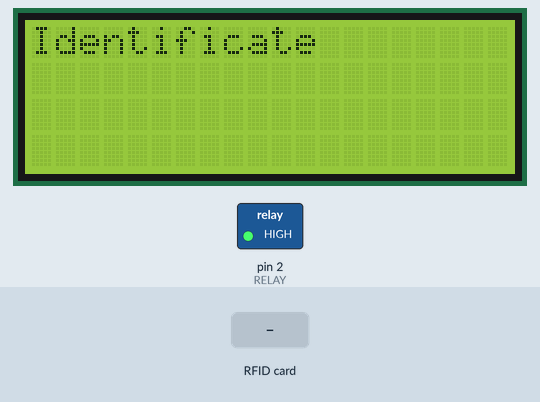
Simulated run of this sketch. Board: Arduino Uno, built with avr-gcc and run on an emulated ATmega328P. On the bench: 20×4 character LCD, switched loads named in the sketch (green lamp = pin HIGH). The test bench sets the inputs (shaded band). Pins used as bus, display or sensor lines are not drawn.

Above: at 1.3 s.
1.4 s: RFID card D5 E0 53 63 held to the reader
At 3.6 s:
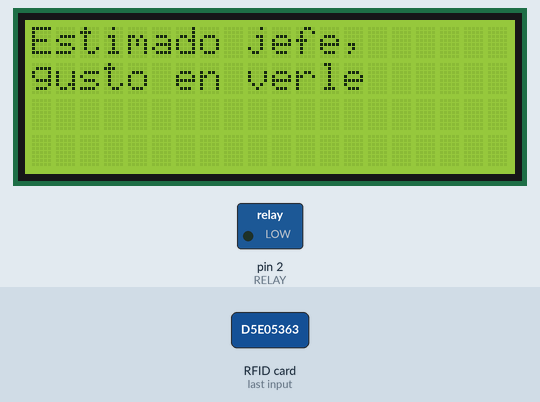
3.9 s: RFID card 19 32 E1 2A held to the reader
At 6.1 s:
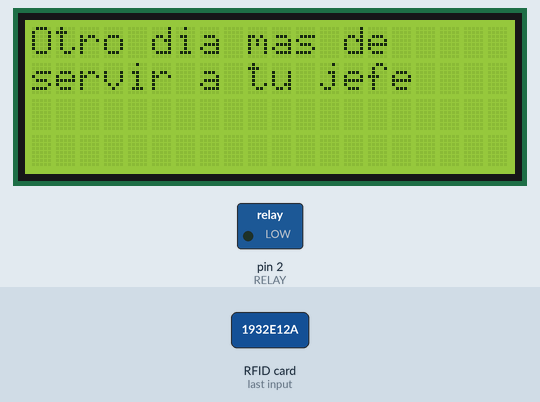
6.9 s: RFID card B1 BA 0C FD held to the reader
At 9.5 s:
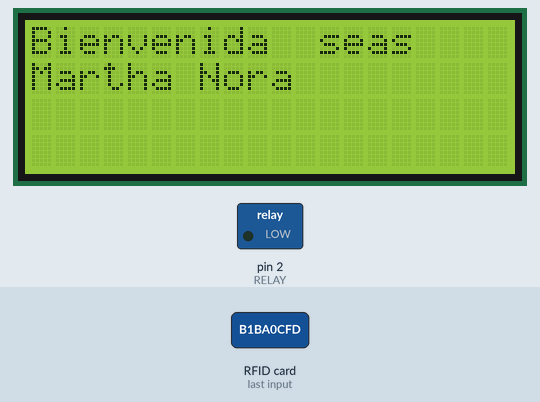
9.9 s: RFID card 5E 7A 19 C4 held to the reader
At 11.6 s:
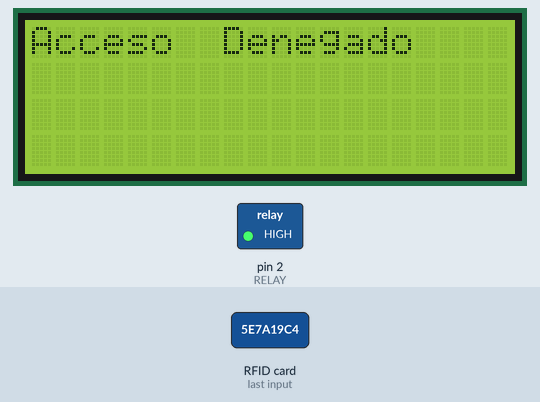
Timing chart, 0 to 13.1 s (numbered marks = the images above; inputs shaded):
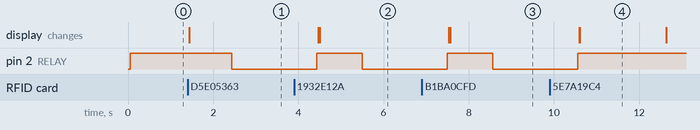

The sketch:

DetecciondeobjetosconTAGS.ino
```cpp
int RELAY = 2;                                  //Definimos que el relay se encuentra en el pin digital 2

#include <SPI.h>                              //Este es el protocolo para la transferencia de datos entre los periféricos (SPI)
#include <MFRC522.h>                         //Dicha librería es propia de nuestro módulo RFID-RC522 (modelo MFRC522)

//LCD config
#include <Wire.h>                         //La utilizamos para comunicar la placa con serial data (SDA) y reloj serie (SCL)
#include <LiquidCrystal_I2C.h>           //Esta es la librería para usar la pantalla LCD con el módulo i2c
LiquidCrystal_I2C lcd(0x27,20,4);       //La dirección de nuestra pantalla

#define RST_PIN  9                    //Pin 9 para resetar nuestra tarjeta RFID-RC522
#define SS_PIN  10                   //Pin 10 para el intercambio de datos seriales (SDA)
MFRC522 mfrc522(SS_PIN, RST_PIN);   //Crea a la tarjeta RFID-RC522 como un nuevo objeto

//Variables boleanas inicializadas
boolean first_read=false;
boolean normal_mode=true;


void setup() {
  SPI.begin();                                                //Inicializa el bus de datos SPI
  mfrc522.PCD_Init();                                        //inicializa la tarjeta MFRC522
  pinMode(RELAY, OUTPUT);                                   //Fija el RELAY como una salida
  digitalWrite(RELAY, HIGH);                               //Inicializa el RELAY en alto, para que nuestra chapa este abierta
  Serial.begin(9600);                                     //Inicializa la comunicación serial

  //Config de la pantalla LCD
  lcd.init();                                          //Inicialización
  lcd.backlight();                                    //Trabajaremos con la luz encendida
  lcd.setCursor(0,0);                                //Nos ubica en el primer fila y primer columna
  lcd.print("Identificate");                        //Así podeos desplegar cualquier texto que se encuentre entre las comillas (de 16 dígitos por fila)
}

byte ActualUID[4];                               //Aquí se guarda la dirección cada que lee una nueva

byte USER1[4]= {0xD5, 0xE0, 0x53, 0x63} ;      //Aquí se introduce la dirección en hexadecimal de nuestro primer TAG (usuario 1)
byte USER2[4]= {0x19, 0x32, 0xE1, 0x2A} ;     //Se repite el paso para el segundo usuario
byte USER3[4]= {0xB1, 0xBA, 0x0C, 0xFD} ;    //No confundir con la dirección en decimal
//byte USER4[4]= {0x00, 0x00, 0x00, 0x00} ; //Dirección vacía en caso de requerir de otro usuario


void loop() {

  if(normal_mode)
 {

    if ( mfrc522.PICC_IsNewCardPresent())                                              //Verifica si hay una nueva dirección (TAG) frente a la tarjeta
          {

              if ( mfrc522.PICC_ReadCardSerial())                                   //Selecciona el TAG encontrado
              {

                    for (byte i = 0; i < mfrc522.uid.size; i++) {                //Almacenamos la dirección del TAG (4 bytes) con un ciclo for
                      ActualUID[i]=mfrc522.uid.uidByte[i];
                    }

                                                                             //Aqui es donde se ejecutan las acciones según el resultado de la comparación
                            if(!first_read)
                            {                                              //de los TAGS registrados, con el TAG encontrado

//A continuación veremos las acciones a realizar si la dirección del TAG encontrado coincide con la dirección del TAG del usuario 1

                                    if(compareArray(ActualUID,USER1))                 //Aquí se hace la comparación
                                    {
                                        lcd.setCursor(0,0);                         //Impresión en pantalla
                                        lcd.print("Estimado jefe,");
                                        lcd.setCursor(0,1);
                                        lcd.print("gusto en verle");
                                        delay(1000);
                                        digitalWrite(RELAY, LOW);              //Se manda el relay a 0 (al ser lógica invertida le llegan 12V)
                                        delay(2000);                          //Se mantiene así por 2 segundos (se retrae la chapa)
                                        digitalWrite(RELAY,HIGH);            //Vuelve a 1 (alto) donde la chapa vuelve a cerrarse
                                        lcd.setCursor(0,0);
                                        lcd.print("                ");     //Limpiamos pantalla
                                        lcd.setCursor(0,1);
                                        lcd.print("                ");   //Limpiamos pantalla
                                    }


//El siguiente caso es para el usuario 2, donde se repite lo mismo con una ligera variación con lo desplegado en pantalla solo para variar

                                    else if(compareArray(ActualUID,USER2))
                                    {
                                        lcd.setCursor(0,0);
                                        lcd.print("Otro dia mas de ");
                                        lcd.setCursor(0,1);
                                        lcd.print("servir a tu jefe");
                                        delay(1000);
                                        digitalWrite(RELAY, LOW);
                                        delay(2000);
                                        digitalWrite(RELAY,HIGH);
                                        lcd.setCursor(0,0);
                                        lcd.print("                ");
                                        lcd.setCursor(0,1);
                                        lcd.print("                ");
                                    }


//Se repite el proceso para el usuario 3

                                    else if(compareArray(ActualUID,USER3))
                                    {
                                        lcd.setCursor(0,0);
                                        lcd.print("Bienvenida  seas");
                                        lcd.setCursor(0,1);
                                        lcd.print("Martha Nora");
                                        delay(1000);
                                        digitalWrite(RELAY, LOW);
                                        delay(2000);
                                        digitalWrite(RELAY,HIGH);
                                        lcd.setCursor(0,0);
                                        lcd.print("                ");
                                        lcd.setCursor(0,1);
                                        lcd.print("                ");

                                    }

//De no encontrar una coincidencia con los TAGS registrados, despliega un mensaje, no abre la chapa y limpia pantalla

                                    else
                                    {
                                        lcd.setCursor(0,0);
                                        lcd.print("Acceso  Denegado");
                                        delay(2000);
                                        lcd.setCursor(0,0);
                                        lcd.print("                ");
                                        lcd.setCursor(0,1);
                                        lcd.print("                ");
                                      }
                               }

                            mfrc522.PICC_HaltA(); // Terminamos la lectura de la tarjeta actual
                       }
               }
       }
}


//Compara los 4 bytes de los usuarios registrados y el TAG encontrado
 boolean compareArray(byte array1[],byte array2[])
{
  if(array1[0] != array2[0])return(false);
  if(array1[1] != array2[1])return(false);
  if(array1[2] != array2[2])return(false);
  if(array1[3] != array2[3])return(false);
  return(true);
}
```

Measured:
- after the input at 1.4 s, pin 2 (RELAY): HIGH → LOW after 1.0 s; the display: changes at once (image 1)
- after the input at 3.9 s, the display: first differs from a run without the input after 0.60 s (image 2)
- after the input at 6.9 s, the display: first differs from a run without the input after 0.66 s (image 3)
- after the input at 9.9 s, the display: first differs from a run without the input after 0.71 s (image 4)
